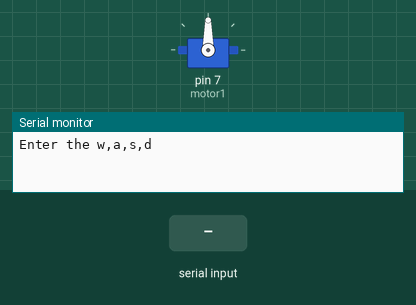
The sketch below on a simulated Arduino Uno, built with avr-gcc and run on an emulated ATmega328P. Parts: servo, the last lines printed to the serial monitor. The test bench sets the inputs (shaded band).

Above: at 1.2 s.
1.3 s: "w" received over Serial
At 2.4 s:
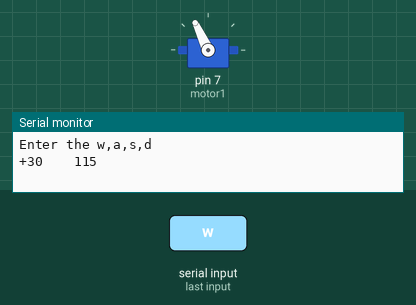
3.0 s: "w" received over Serial
At 3.7 s:
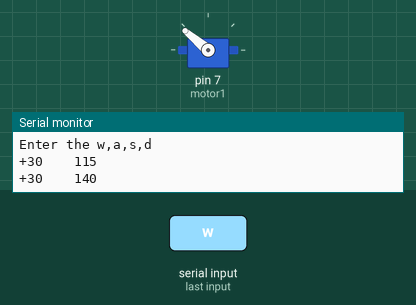
4.7 s: "s" received over Serial
At 6.1 s:
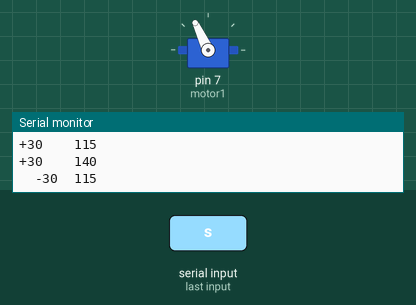
Timing chart, 0 to 7.7 s (numbered marks = the images above; inputs shaded):
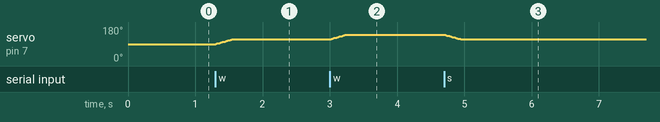

Measured:
- after the input at 1.3 s, servo on pin 7 (motor1): moves from 90° to 115° over 0.24 s, starting at once
- after the input at 3.0 s, servo on pin 7 (motor1): moves from 115° to 140° over 0.24 s, starting at once
- after the input at 4.7 s, servo on pin 7 (motor1): moves from 140° to 115° over 0.24 s, starting at once

The sketch:

ex10_Servo.ino
```cpp
#include <Servo.h> //헤더파일 포함

Servo servo1; //servo1 변수 선언
Servo servo2; //servo2 변수 선언

int motor1 = 7; //motor1을 입출력 3번 핀에 연결
int angle1 = 90; //초기 각도값 설정
int angle2 = 90; //초기 각도값 설정

void setup() {
  servo1.attach(motor1); //servo1에 입출력 3번 핀을 지정
  Serial.begin(9600); //시리얼 모니터 사용
  Serial.println("Enter the w,a,s,d ");
}
void loop() {
  if(Serial.available()) //시리얼 통신이 가능할 경우
  {
    char input = Serial.read(); //시리얼 모니터 입력 값을 읽어옴
    if(input =='w') //입력값이 W일 경우
    {
      Serial.print("+30");
      for(int i = 0; i <25; i++) // 30번 반복
      {
        angle1 = angle1 + 1; // angle1의 값에 1씩 30번을 더함
        if(angle1 >=180) // angle1이 180보다 커지거나 같아질 경우
        angle1 = 180; // angle1을 180으로 고정
        servo1.write(angle1); // servo1을 angle1 값에 맞추어 동작
        delay(10);
      }
      Serial.print("\t\t");
      Serial.println(angle1);
    }
    else if(input =='a') //입력값이 a일 경우
    {
      Serial.print("+30");
      for(int j = 0; j <30; j++)
      {
        angle2 = angle2 + 1;
        if(angle2 >=180)
         angle2 = 180;
        servo2.write(angle2);
        delay(10);
      }
      Serial.print("\t\t");
      Serial.println(angle2);
    }
     else if(input == 's') //입력값이 s일 경우
     {
      Serial.print("\t-30\t");
      for(int i = 0; i <25; i++) // 30번 반복
      {
        angle1 = angle1 -1; // angle1의 값에 1씩 30번을 빼기
        if(angle1 <= 0) // angle1이 0보다 작아지거나 같을 경우
        angle1 = 0; // angle1을 0으로 고정
        servo1.write(angle1); // servo1을 angle 값에 맞추어 동작
        delay(10);
      }
      Serial.println(angle1);
     }
     else if(input == 'd')  //입력값이 d일 경우
     {
      Serial.print("\t-30\t");
      for(int j = 0; j <30; j++)
      {
        angle2 = angle2 -1;
        if(angle2 <= 0)
        angle2 = 0;
        servo2.write(angle2);
        delay(10);
      }
      Serial.println(angle2);
     }
  }
}
```
